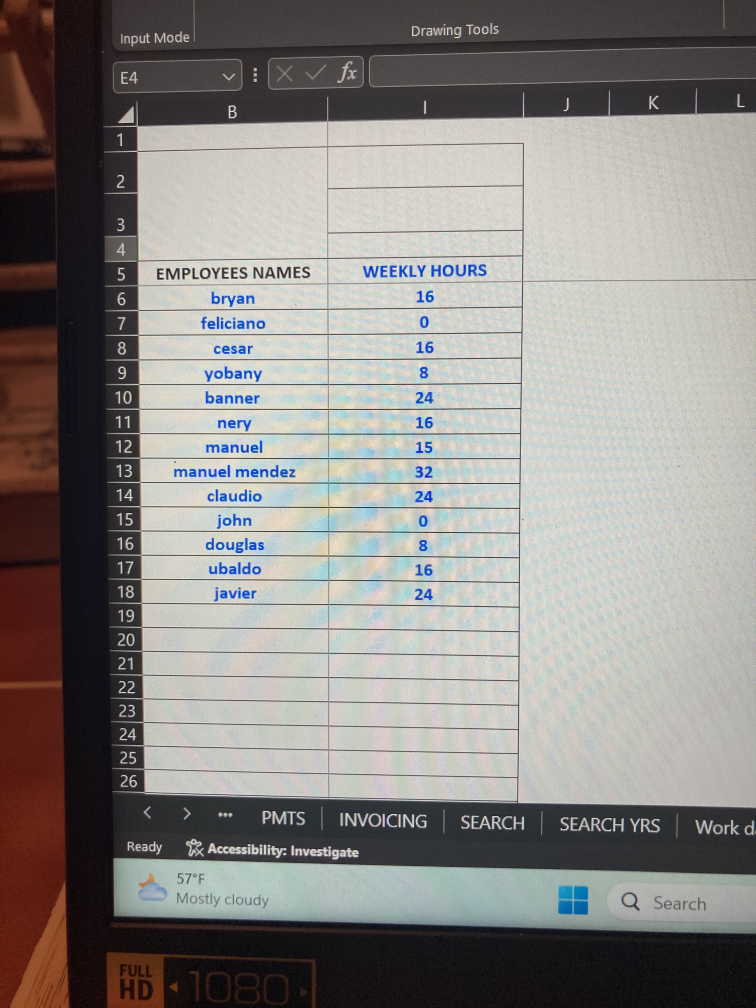
#> input picture hours2.jpg, 756 x 1008 px
$ python columns.py hours2.jpg
#> lines starting #> are read from the running program, lines starting #| are printed output that depends on the picture; after the words box and inside, x2 and y2 are one past the last pixel; in counts of white or black regions, pixels touching at a corner belong together
import numpy as np
import pytesseract, cv2, argparse
from PIL import Image

parser = argparse.ArgumentParser(description="automating hours entry through OCR")
parser.add_argument(
    "ImagePath", help="Path to the image file", metavar="path", type=str
)
args = parser.parse_args()

if args.ImagePath is None:
    print("Usage: python scanner.py <image>")
    exit()


pytesseract.pytesseract.tesseract_cmd = (
    "C:\\Program Files\\Tesseract-OCR\\tesseract.exe"
)


def get_limits(color):
    c = np.uint8([[color]])
    hsvC = cv2.cvtColor(c, cv2.COLOR_BGR2HSV)

    lowerLimit = hsvC[0][0][0] - 10, 100, 100
    upperLimit = hsvC[0][0][0] + 10, 255, 255

    lowerLimit = np.array(lowerLimit, dtype=np.uint8)
    upperLimit = np.array(upperLimit, dtype=np.uint8)

    return lowerLimit, upperLimit


lower, upper = get_limits(color=(245, 0, 0))
image = cv2.imread(args.ImagePath, cv2.IMREAD_REDUCED_COLOR_4)
#> image is the input picture: shape (1008, 756, 3); mean B, G, R 132.5, 135.6, 138.8
image = cv2.bilateralFilter(image, 11, 17, 17)
# original was 127-255
thresh = cv2.threshold(image, 148, 255, cv2.THRESH_BINARY)[1]
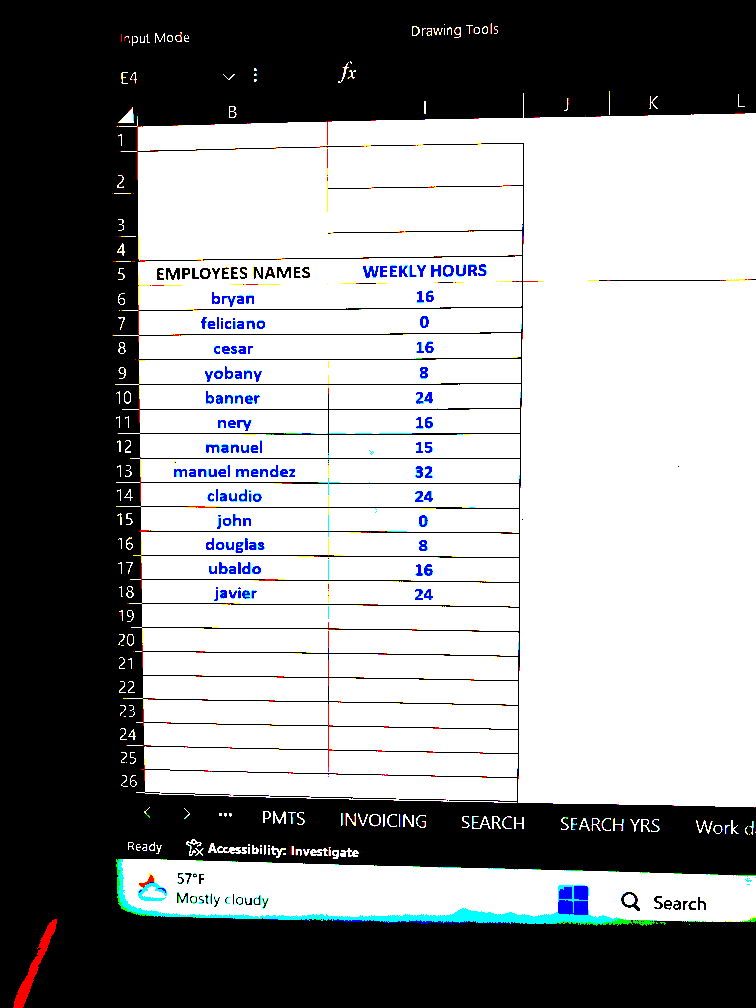
#> thresh: shape (1008, 756, 3); mean B, G, R 148.9, 147.3, 146.2

hsvImage = cv2.cvtColor(thresh, cv2.COLOR_BGR2HSV)
#> hsvImage: shape (1008, 756, 3); mean H, S, V 1.7, 5.1, 150.2

mask = cv2.inRange(hsvImage, lower, upper)
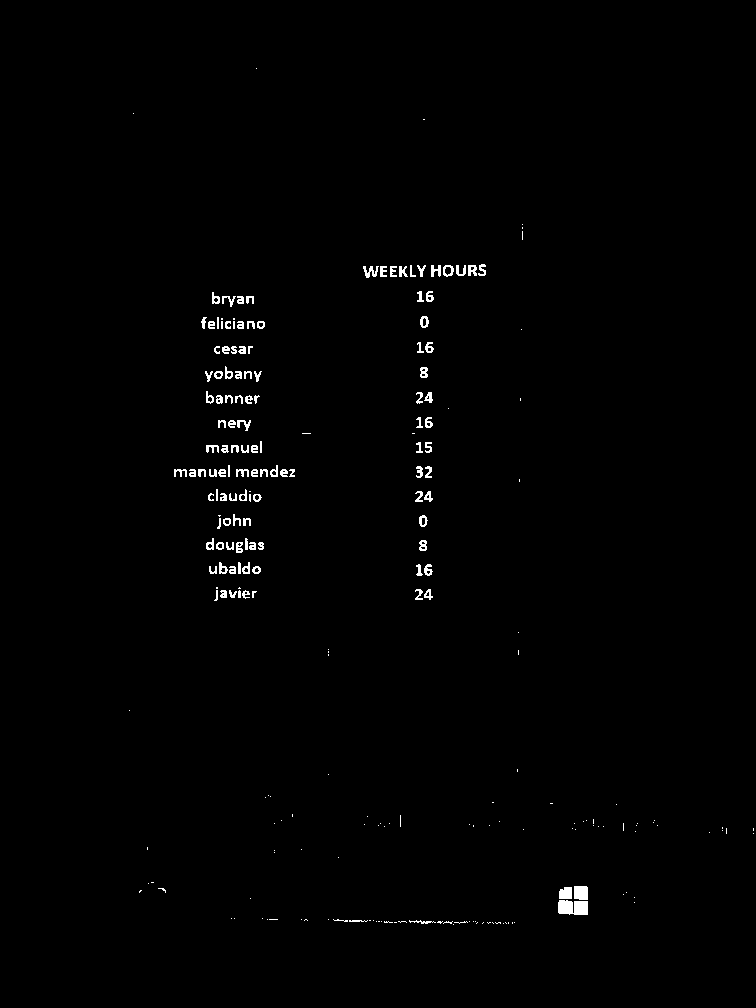
#> mask: shape (1008, 756); 0.83% white in thin lines or dots, all inside (x1, y1, x2, y2) = (129, 68, 754, 925)
cv2.imshow("image", mask)
cv2.waitKey(0)
cv2.destroyAllWindows()

gray = cv2.cvtColor(image, cv2.COLOR_BGR2GRAY)
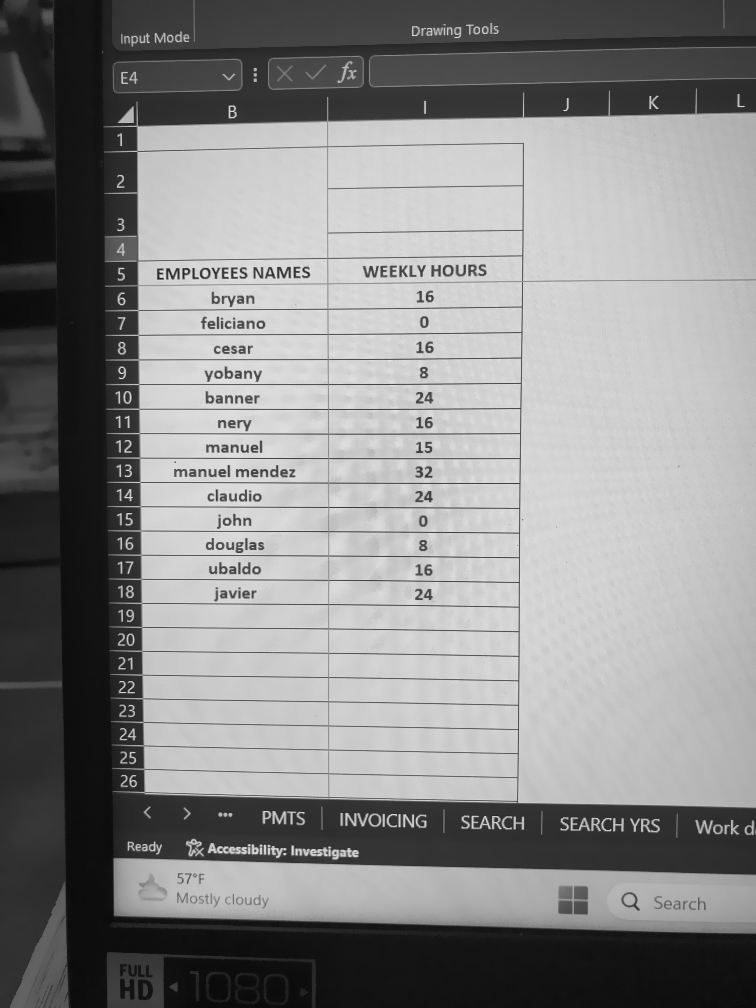
#> gray: shape (1008, 756); min 8, max 232, mean 136.2

h, w = gray.shape
#> h = 1008; w = 756
left = mask[:, : w // 2]
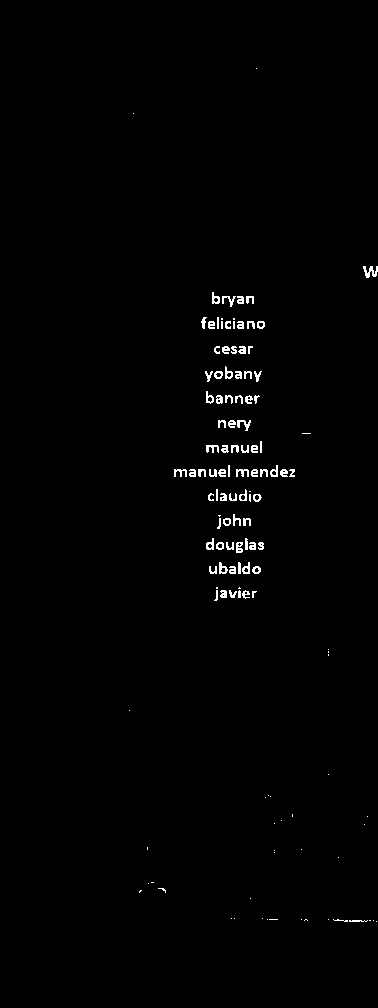
#> left: shape (1008, 378); 0.94% white in thin lines or dots, all inside (x1, y1, x2, y2) = (129, 68, 378, 922)
right = mask[:, w // 2 :]
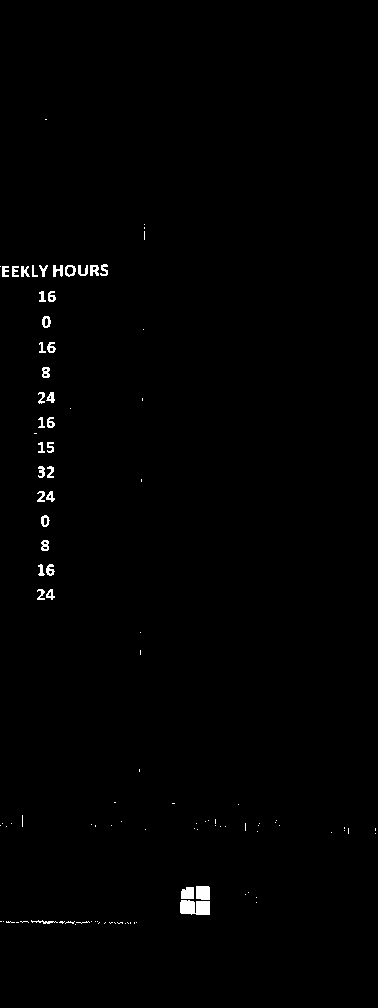
#> right: shape (1008, 378); 0.72% white; 110 white regions (74 under 20 px), largest, box (x1, y1, x2, y2) and area: (180, 900, 210, 915) 398, (196, 886, 210, 900) 190, (181, 887, 194, 899) 143
cv2.imshow("Left", left)
cv2.imshow("Right", right)
cv2.waitKey(0)
cv2.destroyAllWindows()

img = Image.fromarray(left)
img2 = Image.fromarray(right)
numConf = " -l eng --oem 3 --psm 6 -c tessedit_char_whitelist=0123456789."
letterConf = (
    " -l eng --oem 3 --psm 3 -c tessedit_char_whitelist=abcdefghijklmnopqrstuvwxyz"
)
#> (the run stopped early here; a loop or call above may not have finished)
